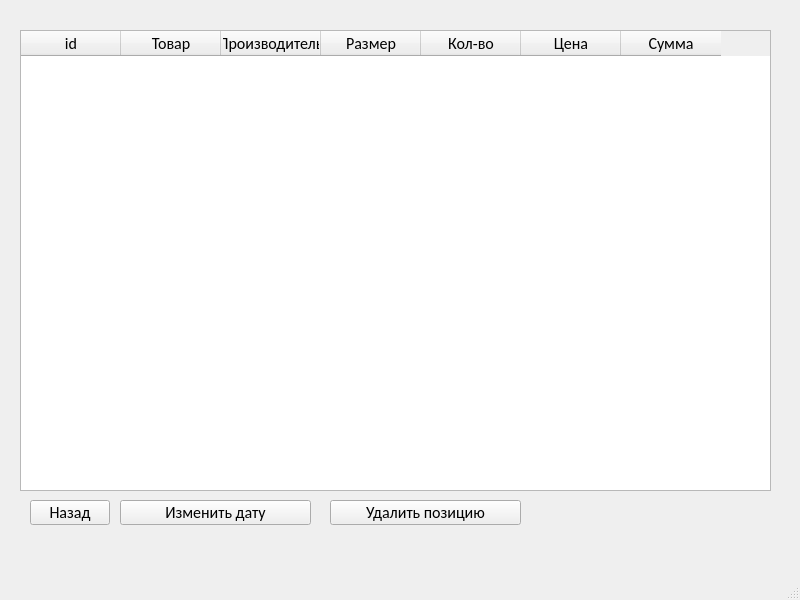
<?xml version="1.0" encoding="UTF-8"?>
<ui version="4.0">
 <class>MainWindow</class>
 <widget class="QMainWindow" name="MainWindow">
  <property name="geometry">
   <rect>
    <x>0</x>
    <y>0</y>
    <width>800</width>
    <height>600</height>
   </rect>
  </property>
  <property name="windowTitle">
   <string>Детали заказа</string>
  </property>
  <property name="windowIcon">
   <iconset>
    <normaloff>../Чудо Обувь.ico</normaloff>../Чудо Обувь.ico</iconset>
  </property>
  <widget class="QWidget" name="centralwidget">
   <widget class="QTableWidget" name="table_details">
    <property name="geometry">
     <rect>
      <x>20</x>
      <y>30</y>
      <width>751</width>
      <height>461</height>
     </rect>
    </property>
    <property name="font">
     <font>
      <family>Calibri</family>
      <pointsize>12</pointsize>
     </font>
    </property>
    <column>
     <property name="text">
      <string>id</string>
     </property>
    </column>
    <column>
     <property name="text">
      <string>Товар</string>
     </property>
    </column>
    <column>
     <property name="text">
      <string>Производитель</string>
     </property>
    </column>
    <column>
     <property name="text">
      <string>Размер</string>
     </property>
    </column>
    <column>
     <property name="text">
      <string>Кол-во</string>
     </property>
    </column>
    <column>
     <property name="text">
      <string>Цена</string>
     </property>
    </column>
    <column>
     <property name="text">
      <string>Сумма</string>
     </property>
    </column>
   </widget>
   <widget class="QPushButton" name="btn_back">
    <property name="geometry">
     <rect>
      <x>30</x>
      <y>500</y>
      <width>80</width>
      <height>25</height>
     </rect>
    </property>
    <property name="font">
     <font>
      <family>Calibri</family>
      <pointsize>12</pointsize>
     </font>
    </property>
    <property name="text">
     <string>Назад</string>
    </property>
   </widget>
   <widget class="QPushButton" name="btn_delete_item">
    <property name="geometry">
     <rect>
      <x>330</x>
      <y>500</y>
      <width>191</width>
      <height>25</height>
     </rect>
    </property>
    <property name="font">
     <font>
      <family>Calibri</family>
      <pointsize>12</pointsize>
     </font>
    </property>
    <property name="text">
     <string>Удалить позицию</string>
    </property>
   </widget>
   <widget class="QPushButton" name="btn_edit_date">
    <property name="geometry">
     <rect>
      <x>120</x>
      <y>500</y>
      <width>191</width>
      <height>25</height>
     </rect>
    </property>
    <property name="font">
     <font>
      <family>Calibri</family>
      <pointsize>12</pointsize>
     </font>
    </property>
    <property name="text">
     <string>Изменить дату</string>
    </property>
   </widget>
  </widget>
  <widget class="QMenuBar" name="menubar">
   <property name="geometry">
    <rect>
     <x>0</x>
     <y>0</y>
     <width>800</width>
     <height>26</height>
    </rect>
   </property>
  </widget>
  <widget class="QStatusBar" name="statusbar"/>
 </widget>
 <resources/>
 <connections/>
</ui>
